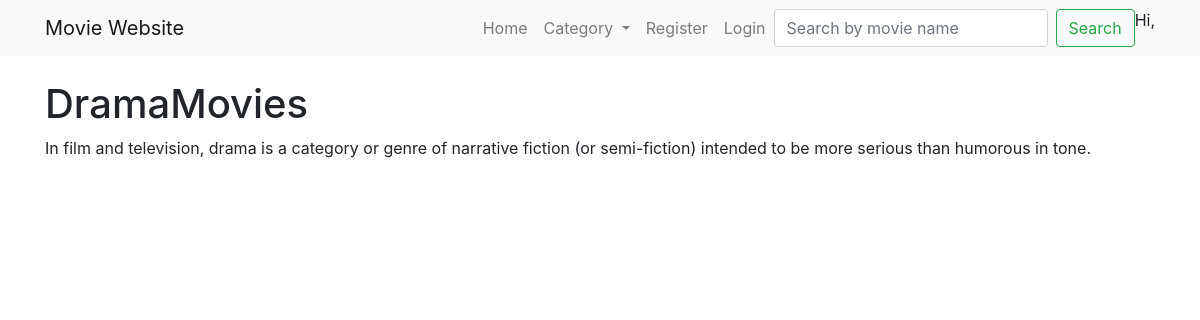
Screenshot of /category/3/ with the database file from the repository.
### movie/models.py (models this page shows, shortened)
class Category(models.Model):
    name=models.CharField(max_length=200)
    image=models.ImageField(upload_to='category_images')
    description= models.TextField()

### movie/views.py (the view)
# urls.py: path('category/<int:category_id>/', views.category_movies, name='category_movies'),
def category_movies(request,category_id):
    category= Category.objects.get(pk=category_id)
    movies=Movie.objects.filter(category=category)
    return render(request,'category_movies.html',{'category':category,'movies':movies})

### movie/context_processors.py (called while the page is built)
def categories(request):
    return {
        'categories': Category.objects.all()
    }

### templates/category_movies.html (shortened to what this page needs)
{% extends 'base.html' %}
{% block content %}
<body>
<h1>{{ category.name }}Movies</h1>
<p>{{ category.description }}</p>
{% endblock %}

### templates/base.html (style rules this page uses)
body { padding-top: 56px; }

### rows the page displays
Category: name "Drama", description "In film and television, drama is a category or genre of narrative fiction (or semi-fiction) intended to be more serious than humorous in tone."
